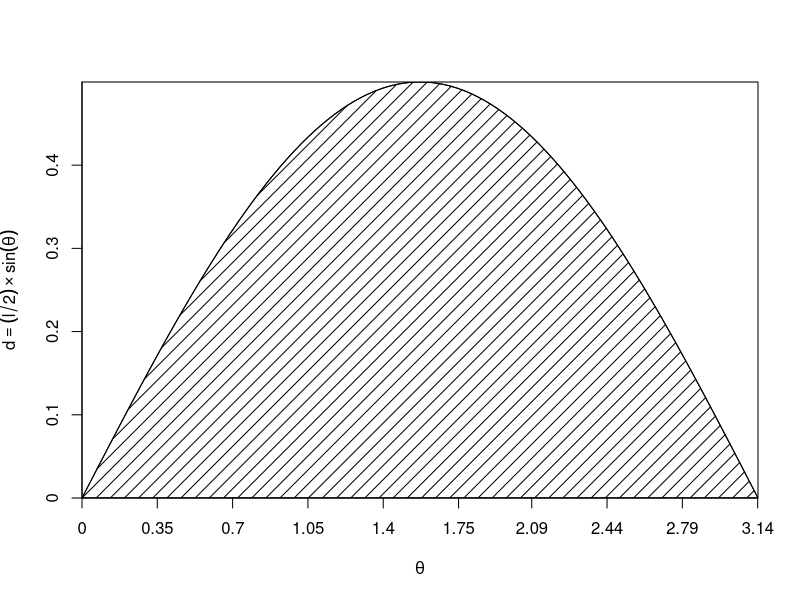

Write R code to recreate this figure. (Note: this script raises an error after producing the figure.)
##======================================================================
## Script com aplicações dos conceitos da aula 2. Estimativas de pi por
## simulação e simulação estocástica.
##======================================================================

##======================================================================
## Agulha de Buffon
##======================================================================

##----------------------------------------------------------------------
## Definindo as variaveis envolvidas
##----------------------------------------------------------------------

## l = comprimento da agulha
## a = distancia entre as paralelas
## D = distancia do centro da agulha até a paralela mais proxima. Fica
## no intevalo D \in [0, a/2]
## d = distancia do centro ate a ponta da agulha. Define se a agulha
## toca ou nao na paralela (se D <= d)
## \theta = angulo formado entre a linha a linha que passa pelo centro
## da agulha e sua posicao. Fica no intervalo \theta \in [0, pi]

## Por trigonometria,
## d = (l/2) * \sin(\theta)

##----------------------------------------------------------------------
## Visualizacao grafica
##----------------------------------------------------------------------

# define as variaveis
a <- 1
l <- 1
Dist <- seq(0, a/2, length = 100)       # Dist = D
theta <- seq(0, pi, length = 100)
# calcula o sub-espaco
d <- (l/2) * sin(theta)
# grafico - qualquer ponto dentro da area sombreada significa que a
# agulha tocou uma paralela
plot(theta, d, type = "l", xaxs = "i", yaxs = "i",
     xlab = expression(theta),
     ylab = expression(d == (l/2) %*% sin(theta)),
     axes = FALSE)
polygon(theta, d, density = 10)
axis(1, at = round(seq(0, pi, length = 10), 2),
     labels = round(seq(0, pi, length = 10), 2))
axis(2, at = round(seq(0, a/2, length = 6), 1),
     labels = round(seq(0, a/2, length = 6), 1))
box()

## Grafico 3D
# gera a matriz com todos os valores possiveis para a amplitude de D e
# \theta
mat <- matrix(Dist %*% t(sin(theta)), nrow = length(Dist),
              ncol = length(theta))
# para fazer o wireframe eh mais facil criar um dataframe para usar no
# formato de formula
df <- expand.grid(Dist=Dist, theta=theta)
# aloca os valores calculados de d da matriz
df$d <- as.vector(mat)
# wireframe
wireframe(d ~ Dist + theta, data = df,
          scales = list(arrows = FALSE,
          x = list(tick.number = 5),
          y = list(tick.number = 5),
          z = list(tick.number = 5)),
          xlab = "D", ylab = expression(theta),
          zlab = list(expression(d == D %*% sin(theta)), rot=90))

##----------------------------------------------------------------------
## Simulacao do experimento de Buffon
##----------------------------------------------------------------------

## Numero de repeticoes
n <- 1000

## D ~ U[0, a/2]
D.random <- runif(n, 0, a/2)

## \theta ~ U[0, pi]
theta.random <- runif(n, 0, pi)

## d = (l/2) * \sin(\theta)
d <- (l/2) * sin(theta.random)

## var. aleatoria H, onde
## H = 1, se D <=d
## H = 0, c.c.
H <- numeric(n)
H[D.random <= d] <- 1

## h = numero de sucessos
h <- sum(H)

## \pi ~ (2ln)/(ah)
pi <- (2*l*n)/(a*h)

## Funcao
buffon <- function(n, a, l){
    D.random <- runif(n, 0, a/2)
    theta.random <- runif(n, 0, pi)
    d <- (l/2) * sin(theta.random)
    H <- numeric(n)
    H[D.random <= d] <- 1
    h <- sum(H)
    pi <- (2*l*n)/(a*h)
    return(pi)
}

system.time(
            buffon(10000000, 1, 1)
            )
